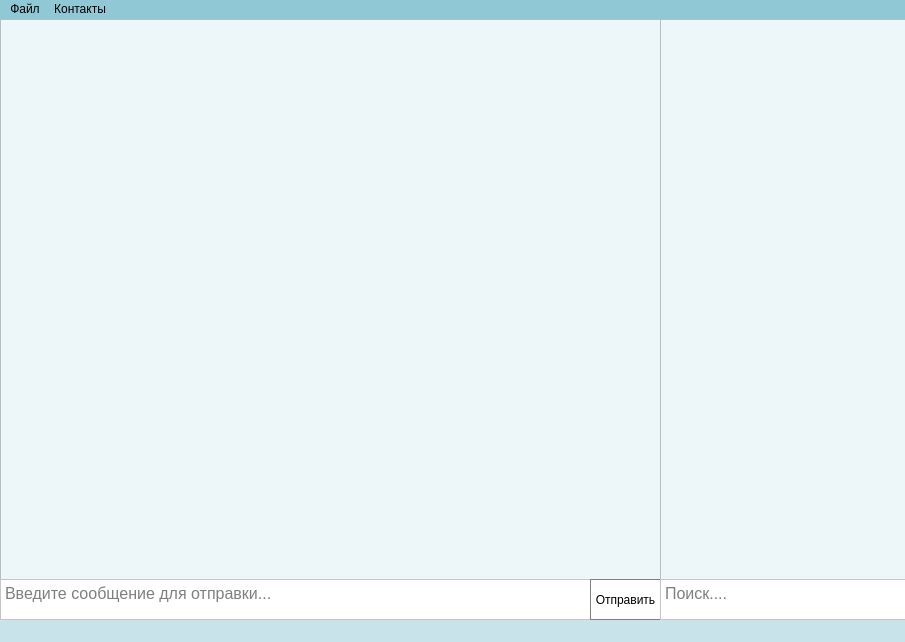
<?xml version="1.0" encoding="UTF-8"?>
<ui version="4.0">
 <class>UI_Client</class>
 <widget class="QMainWindow" name="UI_Client">
  <property name="geometry">
   <rect>
    <x>0</x>
    <y>0</y>
    <width>905</width>
    <height>642</height>
   </rect>
  </property>
  <property name="sizePolicy">
   <sizepolicy hsizetype="Fixed" vsizetype="Preferred">
    <horstretch>0</horstretch>
    <verstretch>0</verstretch>
   </sizepolicy>
  </property>
  <property name="windowTitle">
   <string>UI_Client</string>
  </property>
  <property name="autoFillBackground">
   <bool>false</bool>
  </property>
  <property name="styleSheet">
   <string notr="true">background-color: rgb(200, 228, 234)</string>
  </property>
  <property name="documentMode">
   <bool>false</bool>
  </property>
  <property name="unifiedTitleAndToolBarOnMac">
   <bool>false</bool>
  </property>
  <widget class="QWidget" name="centralwidget">
   <widget class="QListView" name="chat_history">
    <property name="geometry">
     <rect>
      <x>0</x>
      <y>0</y>
      <width>661</width>
      <height>561</height>
     </rect>
    </property>
    <property name="styleSheet">
     <string notr="true">background-color: rgb(237, 246, 248)</string>
    </property>
   </widget>
   <widget class="QListView" name="chats_list">
    <property name="geometry">
     <rect>
      <x>660</x>
      <y>0</y>
      <width>251</width>
      <height>561</height>
     </rect>
    </property>
    <property name="styleSheet">
     <string notr="true">background-color: rgb(237, 246, 248)</string>
    </property>
   </widget>
   <widget class="QTextEdit" name="msg_area">
    <property name="geometry">
     <rect>
      <x>0</x>
      <y>560</y>
      <width>591</width>
      <height>41</height>
     </rect>
    </property>
    <property name="font">
     <font>
      <family>Segoe UI</family>
      <pointsize>12</pointsize>
     </font>
    </property>
    <property name="styleSheet">
     <string notr="true">background-color: rgb(255,255,255)</string>
    </property>
    <property name="placeholderText">
     <string>Введите сообщение для отправки...</string>
    </property>
   </widget>
   <widget class="QPushButton" name="send_msg">
    <property name="geometry">
     <rect>
      <x>590</x>
      <y>560</y>
      <width>71</width>
      <height>41</height>
     </rect>
    </property>
    <property name="styleSheet">
     <string notr="true">border-width: 1px;
border-style: solid;
border-color: grey;
background-color: rgb(255, 255, 255);</string>
    </property>
    <property name="text">
     <string>Отправить</string>
    </property>
   </widget>
   <widget class="QTextEdit" name="search_cont">
    <property name="geometry">
     <rect>
      <x>660</x>
      <y>560</y>
      <width>251</width>
      <height>41</height>
     </rect>
    </property>
    <property name="font">
     <font>
      <family>Segoe UI</family>
      <pointsize>12</pointsize>
     </font>
    </property>
    <property name="cursor" stdset="0">
     <cursorShape>ArrowCursor</cursorShape>
    </property>
    <property name="styleSheet">
     <string notr="true">background-color: rgb(255, 255, 255);</string>
    </property>
    <property name="placeholderText">
     <string>Поиск....</string>
    </property>
   </widget>
  </widget>
  <widget class="QMenuBar" name="menubar">
   <property name="enabled">
    <bool>true</bool>
   </property>
   <property name="geometry">
    <rect>
     <x>0</x>
     <y>0</y>
     <width>905</width>
     <height>21</height>
    </rect>
   </property>
   <property name="styleSheet">
    <string notr="true">background-color: rgb(144, 200, 213)</string>
   </property>
   <widget class="QMenu" name="main_menu">
    <property name="title">
     <string>Файл</string>
    </property>
    <addaction name="action"/>
   </widget>
   <widget class="QMenu" name="menu_2">
    <property name="title">
     <string>Контакты</string>
    </property>
   </widget>
   <addaction name="main_menu"/>
   <addaction name="menu_2"/>
  </widget>
  <widget class="QStatusBar" name="statusbar">
   <property name="enabled">
    <bool>true</bool>
   </property>
  </widget>
  <action name="action">
   <property name="text">
    <string>Выход</string>
   </property>
  </action>
  <action name="action_2">
   <property name="enabled">
    <bool>false</bool>
   </property>
   <property name="text">
    <string>Добавить контакт</string>
   </property>
  </action>
  <action name="action_3">
   <property name="enabled">
    <bool>false</bool>
   </property>
   <property name="text">
    <string>Удалить контакт</string>
   </property>
  </action>
 </widget>
 <resources/>
 <connections/>
</ui>
